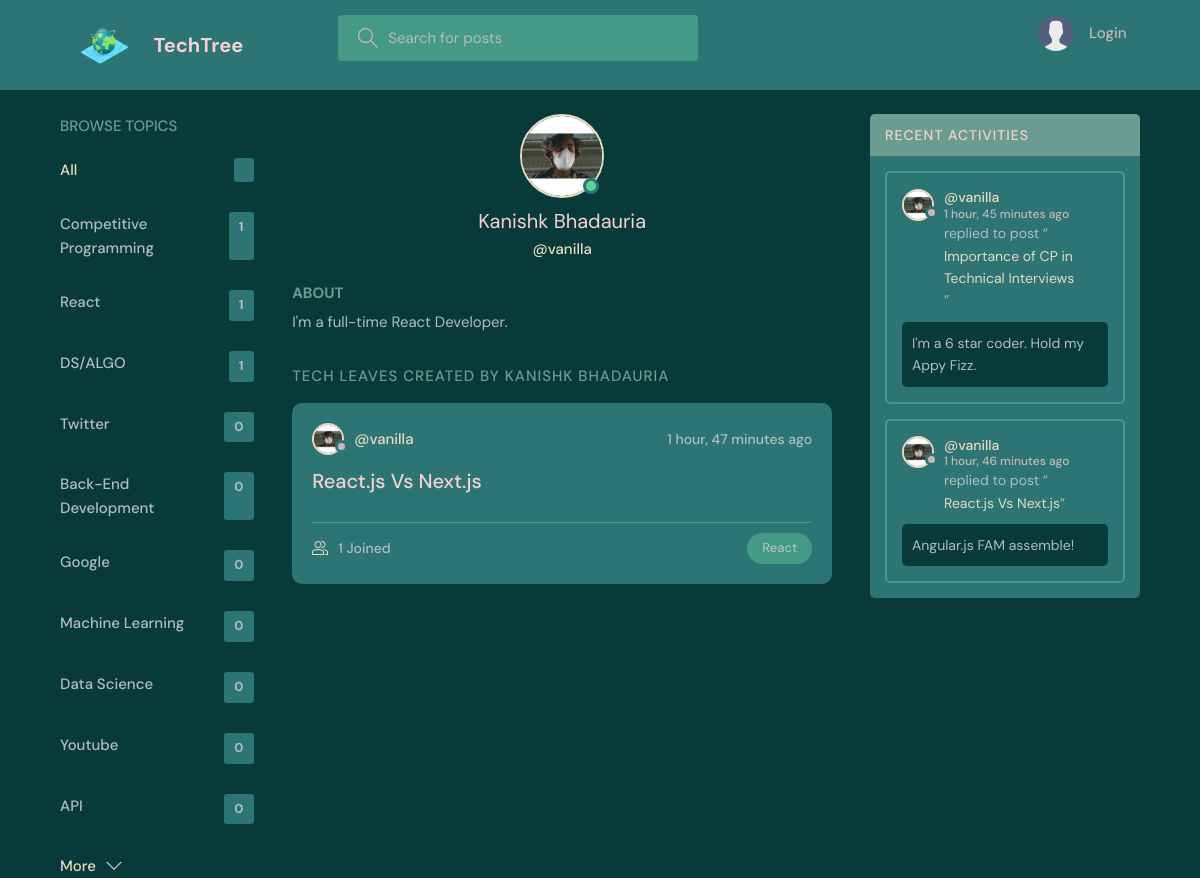
Screenshot of /profile/3/ with the database file from the repository.
### base/models.py (models this page shows, shortened)
class Topic(models.Model):
    name = models.CharField(max_length=200)

class User(AbstractUser):
    name = models.CharField(max_length=200, null=True)
    email = models.EmailField(unique=True, null=True)
    bio = models.TextField(null=True)
    avatar = models.ImageField(null=True, default="avatar.svg")
    USERNAME_FIELD = 'email'
    REQUIRED_FIELDS = ['username']

class Room(models.Model):
    host = models.ForeignKey(User, on_delete=models.SET_NULL, null=True)
    topic = models.ForeignKey(Topic, on_delete=models.SET_NULL, null=True)
    name = models.CharField(max_length=200)
    description = models.TextField(null=True, blank=True)
    participants = models.ManyToManyField(
        User, related_name='participants', blank=True)
    updated = models.DateTimeField(auto_now=True)
    created = models.DateTimeField(auto_now_add=True)
    class Meta:
        ordering = ['-updated', '-created']
    def __str__(self):
        return self.name

class Message(models.Model):
    user = models.ForeignKey(User, on_delete=models.CASCADE)
    room = models.ForeignKey(Room, on_delete=models.CASCADE)
    body = models.TextField()
    updated = models.DateTimeField(auto_now=True)
    created = models.DateTimeField(auto_now_add=True)
    class Meta:
        ordering = ['-updated', '-created']

### base/views.py (the view)
# urls.py: path('profile/<str:pk>/', views.userProfile, name="user-profile"),
def userProfile(request, pk):
    user = User.objects.get(id=pk)
    rooms = user.room_set.all()
    room_messages = user.message_set.all()
    topics = Topic.objects.all()
    context = {'user': user, 'rooms': rooms,
               'room_messages': room_messages, 'topics': topics}
    return render(request, 'base/profile.html', context)

### base/templates/base/profile.html (shortened to what this page needs)
{% extends 'main.html' %}
{% block content %}
<main class="profile-page layout layout--3">
  <div class="container">
    {% include 'base/topics_component.html' %}
    <div class="roomList">
      <div class="profile">
        <div class="profile__avatar">
          <div class="avatar avatar--large active">
            <img src="{{user.avatar.url}}" />
          </div>
        </div>
        <div class="profile__info">
          <h3>{{user.name}}</h3>
          <p>@{{user.username}}</p>
        </div>
        <div class="profile__about">
          <h3>About</h3>
          <p>
            {{user.bio}}
          </p>
        </div>
      </div>
      <div class="roomList__header">
        <div>
          <h2>Tech Leaves Created by {{user.name}}</a>
          </h2>
        </div>
      </div>
      {% include 'base/feed_component.html' %}
    </div>
    {% include 'base/activity_component.html' %}
  </div>
</main>
{% endblock content %}

### base/templates/base/topics_component.html
<div class="topics">
    <div class="topics__header">
        <h2>Browse Topics</h2>
    </div>
    <ul class="topics__list">
        <li>
            <a href="{% url 'home' %}" class="active">All <span>{{leaf_counts}}</span></a>
        </li>
        {% for topic in topics %}
        <li>
            <a href="{% url 'home' %}?q={{topic.name}}">{{topic.name}}<span>{{topic.room_set.all.count}}</span></a>
        </li>
        {% endfor %}
    </ul>
    <a class="btn btn--link" href="{% url 'topics' %}">
        More
        <svg version="1.1" xmlns="http://www.w3.org/2000/svg" width="32" height="32" viewBox="0 0 32 32">
            <title>chevron-down</title>
            <path d="M16 21l-13-13h-3l16 16 16-16h-3l-13 13z"></path>
        </svg>
    </a>
</div>

### base/templates/base/feed_component.html (shortened to what this page needs)
{% for room in rooms %}
<div class="roomListRoom">
    <div class="roomListRoom__header">
        <a href="{% url 'user-profile' room.host.id %}" class="roomListRoom__author">
            <div class="avatar avatar--small">
                <img src="{{room.host.avatar.url}}" />
            </div>
            <span>@{{room.host.username}}</span>
        </a>
        <div class="roomListRoom__actions">
            <span>{{room.created|timesince}} ago</span>
        </div>
    </div>
    <div class="roomListRoom__content">
        <a href="{% url 'room' room.id %}">{{room.name}}</a>
    </div>
    <div class="roomListRoom__meta">
        <a href="{% url 'room' room.id %}" class="roomListRoom__joined">
            {{room.participants.all.count}} Joined
        </a>
        <p class="roomListRoom__topic">{{room.topic.name}}</p>
    </div>
</div>
{% endfor %}

### base/templates/base/activity_component.html (shortened to what this page needs)
<div class="activities">
    <div class="activities__header">
        <h2>Recent Activities</h2>
    </div>
    {% for message in room_messages %}
    <div class="activities__box">
        <div class="activities__boxHeader roomListRoom__header">
            <a href="{% url 'user-profile' message.user.id %}" class="roomListRoom__author">
                <div class="avatar avatar--small">
                    <img src="{{message.user.avatar.url}}" />
                </div>
                <p>
                    @{{message.user.username}}
                    <span>{{message.created|timesince}} ago</span>
                </p>
            </a>
        </div>
        <div class="activities__boxContent">
            <p>replied to post “<a href="{% url 'room' message.room.id %}">{{message.room}}</a>”</p>
            <div class="activities__boxRoomContent">{{message.body}}</div>
        </div>
    </div>
    {% endfor %}
</div>

### rows the page displays
Topic: name "Competitive Programming", room_set.all.count "1"
Topic: name "React", room_set.all.count "1"
Topic: name "DS/ALGO", room_set.all.count "1"
Topic: name "Twitter", room_set.all.count "0"
Topic: name "Back-End Development", room_set.all.count "0"
Topic: name "Google", room_set.all.count "0"
Topic: name "Machine Learning", room_set.all.count "0"
Topic: name "Data Science", room_set.all.count "0"
Topic: name "Youtube", room_set.all.count "0"
Topic: name "API", room_set.all.count "0"
User: avatar (picture), name "Kanishk Bhadauria", username "vanilla", bio "I'm a full-time React Developer.", name "KANISHK BHADAURIA"
Room: host.avatar (picture), host.username "vanilla", created "1 hour, 47 minutes", name "React.js Vs Next.js", participants.all.count "1", topic.name "React"
Message: user.avatar (picture), user.username "vanilla", created "1 hour, 45 minutes", room "Importance of CP in Technical Interviews", body "I'm a 6 star coder. Hold my Appy Fizz."
Message: user.avatar (picture), user.username "vanilla", created "1 hour, 46 minutes", room "React.js Vs Next.js", body "Angular.js FAM assemble!"
